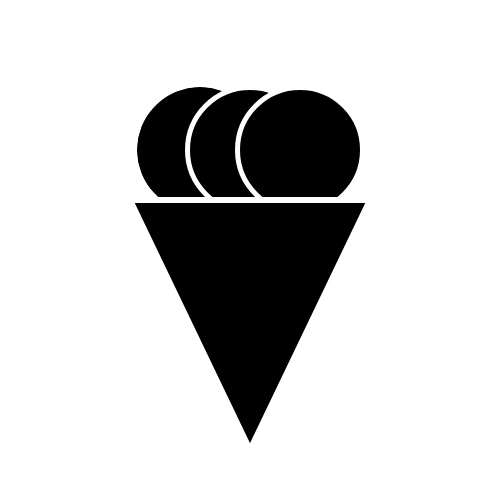
Frame 1 (no input)
Frame 60 (no input): identical to frame 1, image omitted
Frame 120 (the mouse pressed at the canvas centre since frame 60): identical to frame 1, image omitted

The p5.js sketch that drew this single still picture (run headless with seeded random() and noise() and a simulated clock; from frame 60 on, the mouse is pressed at the canvas centre):

// p5.js sketch
// ── sketch.js
function setup() {

  //constraits : one occurnces of triangle, ellipse, rect
  createCanvas(500, 500);

  background(255);
  fill(0);

  push()
  translate(width*0.4, height*0.3)
  for(i = 0; i < 3; i++)
  {
    ellipse(width/10*i, 0, width / 4, height /4)
    stroke(255);
    strokeWeight(5);
  }
  pop()

  push()
  translate(width*0.5, height*0.40)
  stroke(255);
  strokeWeight(6);
  triangle(-120, 0, 120, 0, 0, 250);
  pop()

}

function draw() {

}
